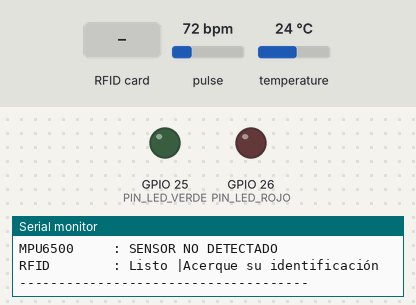
This sketch was run on a simulated ESP32. Shown: output pins drawn as LEDs (lit = HIGH), the last lines printed to the serial monitor. Wiring (inferred from the names in the program): MPU-9250 motion sensor at I2C address 0x68. Inputs (shaded band) come from the test bench; at power-on: pulse 72 bpm, temperature 24 °C.

Above: at 1.2 s.
1.3 s: RFID card 1A 86 2A 07 held to the reader
At 2.5 s:
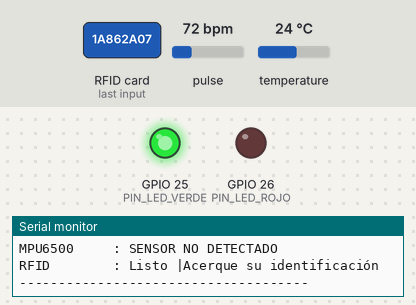
4.3 s: RFID card 5E 7A 19 C4 held to the reader
At 5.3 s:
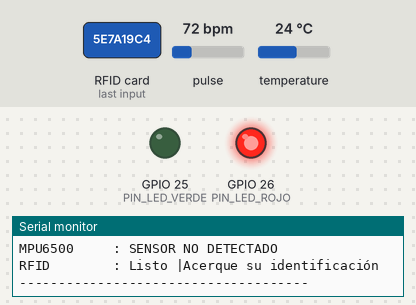
Timing chart, 0 to 7.3 s (numbered marks = the images above; inputs shaded):
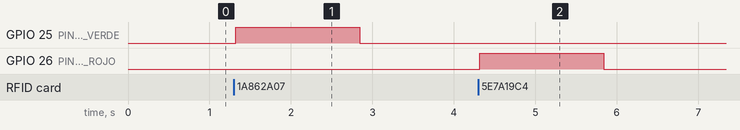

The sketch:

Lab_Electro_3.ino
```cpp
#include <Wire.h>
#include <SPI.h>
#include <OneWire.h>
#include <DallasTemperature.h>
#include "MAX30105.h"
#include "heartRate.h"
#include <MFRC522.h>

#include "freertos/FreeRTOS.h"
#include "freertos/task.h"
#include "freertos/semphr.h"

// =====================================================
// PINES UTILIZADOS
// =====================================================

#define PIN_I2C_SDA       21
#define PIN_I2C_SCL       22

#define PIN_ONEWIRE        4

#define PIN_RC522_CS       5
#define PIN_RC522_RST     27
#define PIN_SPI_SCK       18
#define PIN_SPI_MISO      19
#define PIN_SPI_MOSI      23

#define PIN_LED_VERDE     25
#define PIN_LED_ROJO      26

// =====================================================
// REGISTROS DEL MPU6500
// =====================================================

#define MPU6500_ADDR          0x68
#define REG_WHO_AM_I          0x75
#define REG_PWR_MGMT_1        0x6B
#define REG_PWR_MGMT_2        0x6C
#define REG_SMPLRT_DIV        0x19
#define REG_CONFIG            0x1A
#define REG_GYRO_CONFIG       0x1B
#define REG_ACCEL_CONFIG      0x1C
#define REG_ACCEL_CONFIG_2    0x1D
#define REG_ACCEL_XOUT_H      0x3B

// =====================================================
// CONFIGURACION GENERAL
// =====================================================

const uint32_t UMBRAL_CONTACTO_IR = 50000;
const byte CANTIDAD_BPM = 4;

// Este es el llavero que quedara autorizado.
const byte UID_AUTORIZADO[] = {0x1A, 0x86, 0x2A, 0x07};
const byte LARGO_UID_AUTORIZADO = sizeof(UID_AUTORIZADO);

// Los LED permanecen encendidos este tiempo despues de leer una credencial.
const TickType_t TIEMPO_LED = pdMS_TO_TICKS(1500);

// =====================================================
// OBJETOS DE LOS SENSORES
// =====================================================

OneWire oneWire(PIN_ONEWIRE);
DallasTemperature sensorDS18B20(&oneWire);
MAX30105 sensorMAX;
MFRC522 sensorRFID(PIN_RC522_CS, PIN_RC522_RST);

// =====================================================
// ESTADO DE INICIALIZACION
// =====================================================

bool statusDS18B20 = false;
bool statusMAX30102 = false;
bool statusMPU6500 = false;
bool statusRFID = false;

// =====================================================
// VARIABLES COMPARTIDAS ENTRE TAREAS
// =====================================================

float temperaturaCabina = 0.0;
bool temperaturaValida = false;

uint32_t valorRojo = 0;
uint32_t valorIR = 0;
float bpmInstantaneo = 0.0;
float bpmPromedio = 0.0;

float aceleracionX = 0.0;
float aceleracionY = 0.0;
float aceleracionZ = 0.0;
float giroX = 0.0;
float giroY = 0.0;
float giroZ = 0.0;
bool datosMPUValidos = false;

// Mutex para que una tarea no lea los datos mientras otra los modifica.
SemaphoreHandle_t mutexDatos;

// Mutex para evitar que dos tareas escriban al mismo tiempo en el monitor serial.
SemaphoreHandle_t mutexSerial;

// =====================================================
// VARIABLES INTERNAS PARA EL CALCULO DE BPM
// =====================================================

float valoresBPM[CANTIDAD_BPM] = {0};
byte posicionBPM = 0;
byte cantidadBPMValidos = 0;
unsigned long tiempoUltimoLatido = 0;

// =====================================================
// DECLARACION DE FUNCIONES
// =====================================================

bool escribirRegistroMPU(byte registro, byte valor);
byte leerRegistroMPU(byte registro);
bool leerBloqueMPU(byte registroInicial, byte *datos, byte cantidad);
bool inicializarMPU6500();

void actualizarMAX30102();
void actualizarMPU6500();
void procesarTarjetaRFID();
bool esTarjetaAutorizada(const MFRC522::Uid &uid);
void indicarAcceso(bool autorizado);
void apagarIndicadores();
void mostrarTelemetria();

void tareaSensoresI2C(void *parametro);
void tareaTemperatura(void *parametro);
void tareaRFID(void *parametro);
void tareaTelemetria(void *parametro);

// =====================================================
// CONFIGURACION INICIAL
// =====================================================

void setup() {
  Serial.begin(115200);

  Serial.println();
  Serial.println("==========================================");
  Serial.println(" ESTACION NEONATAL - ESP32 CON FREERTOS");
  Serial.println("==========================================");

  pinMode(PIN_LED_VERDE, OUTPUT);
  pinMode(PIN_LED_ROJO, OUTPUT);
  apagarIndicadores();

  mutexDatos = xSemaphoreCreateMutex();
  mutexSerial = xSemaphoreCreateMutex();

  if (mutexDatos == NULL || mutexSerial == NULL) {
    Serial.println("[ERROR] No se pudieron crear los mutex");
    while (true) {
      vTaskDelay(pdMS_TO_TICKS(1000));
    }
  }

  // MAX30102 y MPU6500 comparten estas dos lineas I2C.
  Wire.begin(PIN_I2C_SDA, PIN_I2C_SCL);
  Wire.setClock(400000);

  // ---------------------------------------------------
  // DS18B20
  // ---------------------------------------------------

  sensorDS18B20.begin();

  if (sensorDS18B20.getDeviceCount() > 0) {
    statusDS18B20 = true;
    sensorDS18B20.setResolution(12);

    // La conversion se inicia y la tarea espera sin detener las otras tareas.
    sensorDS18B20.setWaitForConversion(false);
    Serial.println("[OK] DS18B20 detectado");
  } else {
    Serial.println("[ERROR] DS18B20 no detectado");
  }

  // ---------------------------------------------------
  // MAX30102
  // ---------------------------------------------------

  if (sensorMAX.begin(Wire, I2C_SPEED_FAST)) {
    statusMAX30102 = true;

    // Potencia LED, promedio, modo rojo+IR, 100 muestras/s,
    // ancho de pulso de 411 us y rango ADC de 4096 nA.
    sensorMAX.setup(0x1F, 4, 2, 400, 411, 4096);
    sensorMAX.setPulseAmplitudeRed(0x0A);
    sensorMAX.setPulseAmplitudeIR(0x1F);
    sensorMAX.setPulseAmplitudeGreen(0);

    Serial.println("[OK] MAX30102 detectado en 0x57");
  } else {
    Serial.println("[ERROR] MAX30102 no detectado");
  }

  // ---------------------------------------------------
  // MPU6500
  // ---------------------------------------------------

  statusMPU6500 = inicializarMPU6500();

  if (statusMPU6500) {
    Serial.println("[OK] MPU6500 detectado en 0x68");
  } else {
    Serial.println("[ERROR] MPU6500 no detectado");
  }

  Serial.println("==========================================");
  Serial.println(" CREANDO TAREAS FREERTOS");
  Serial.println("==========================================");

  // El MAX30102 y el MPU6500 se atienden en una misma tarea.
  // Asi nunca intentan ocupar el bus I2C simultaneamente.
  xTaskCreatePinnedToCore(
    tareaSensoresI2C,
    "Sensores_I2C",
    4096,
    NULL,
    3,
    NULL,
    1
  );

  xTaskCreatePinnedToCore(
    tareaTemperatura,
    "Temperatura",
    3072,
    NULL,
    1,
    NULL,
    1
  );

  xTaskCreatePinnedToCore(
    tareaRFID,
    "Control_RFID",
    3072,
    NULL,
    2,
    NULL,
    0
  );

  xTaskCreatePinnedToCore(
    tareaTelemetria,
    "Telemetria",
    4096,
    NULL,
    1,
    NULL,
    0
  );

  Serial.println("[OK] Sistema iniciado");
}

// Arduino ejecuta loop() dentro de una tarea propia. Las funciones del
// proyecto se ejecutan en las cuatro tareas creadas en setup().
void loop() {
  vTaskDelay(pdMS_TO_TICKS(1000));
}

// =====================================================
// TAREA 1: MAX30102 Y MPU6500 - NUCLEO 1
// =====================================================

void tareaSensoresI2C(void *parametro) {
  TickType_t ultimoCiclo = xTaskGetTickCount();
  TickType_t ultimaLecturaMPU = ultimoCiclo;

  while (true) {
    if (statusMAX30102) {
      actualizarMAX30102();
    }

    TickType_t ahora = xTaskGetTickCount();

    // El MPU6500 se actualiza cada 100 ms, equivalente a 10 lecturas/s.
    if (statusMPU6500 &&
        (ahora - ultimaLecturaMPU >= pdMS_TO_TICKS(100))) {
      ultimaLecturaMPU = ahora;
      actualizarMPU6500();
    }

    // La tarea se duerme hasta completar un periodo de 5 ms.
    // Esto permite atender el FIFO del MAX30102 sin detener el programa.
    vTaskDelayUntil(&ultimoCiclo, pdMS_TO_TICKS(5));
  }
}

// =====================================================
// TAREA 2: DS18B20 - NUCLEO 1
// =====================================================

void tareaTemperatura(void *parametro) {
  while (true) {
    if (!statusDS18B20) {
      vTaskDelay(pdMS_TO_TICKS(1000));
      continue;
    }

    // Se solicita la medicion y solo esta tarea espera la conversion.
    // Las tareas de pulso, movimiento y acceso siguen funcionando.
    sensorDS18B20.requestTemperatures();
    vTaskDelay(pdMS_TO_TICKS(750));

    float lectura = sensorDS18B20.getTempCByIndex(0);
    bool lecturaValida = (lectura != DEVICE_DISCONNECTED_C);

    xSemaphoreTake(mutexDatos, portMAX_DELAY);
    if (lecturaValida) {
      temperaturaCabina = lectura;
    }
    temperaturaValida = lecturaValida;
    xSemaphoreGive(mutexDatos);
  }
}

// =====================================================
// TAREA 3: CONTROL DE ACCESO RFID - NUCLEO 0
// =====================================================

void tareaRFID(void *parametro) {
  // El bus SPI y el lector se inicializan en esta misma tarea.
  // Asi todas las operaciones del RC522 se ejecutan en el nucleo 0.
  SPI.begin(PIN_SPI_SCK, PIN_SPI_MISO, PIN_SPI_MOSI, PIN_RC522_CS);
  sensorRFID.PCD_Init();
  vTaskDelay(pdMS_TO_TICKS(50));

  // Se enciende la antena y se usa la ganancia maxima del receptor.
  sensorRFID.PCD_AntennaOn();
  sensorRFID.PCD_SetAntennaGain(MFRC522::RxGain_max);

  byte versionRC522 = sensorRFID.PCD_ReadRegister(sensorRFID.VersionReg);

  if (versionRC522 != 0x00 && versionRC522 != 0xFF) {
    statusRFID = true;

    xSemaphoreTake(mutexSerial, portMAX_DELAY);
    Serial.print("[OK] RC522 iniciado en tarea - Version: 0x");
    Serial.println(versionRC522, HEX);
    xSemaphoreGive(mutexSerial);
  } else {
    statusRFID = false;

    xSemaphoreTake(mutexSerial, portMAX_DELAY);
    Serial.println("[ERROR] RC522 no responde dentro de la tarea");
    xSemaphoreGive(mutexSerial);
  }

  TickType_t finIndicacion = 0;
  bool indicadorActivo = false;

  while (true) {
    if (statusRFID &&
        sensorRFID.PICC_IsNewCardPresent() &&
        sensorRFID.PICC_ReadCardSerial()) {

      bool autorizado = esTarjetaAutorizada(sensorRFID.uid);
      indicarAcceso(autorizado);

      indicadorActivo = true;
      finIndicacion = xTaskGetTickCount() + TIEMPO_LED;

      xSemaphoreTake(mutexSerial, portMAX_DELAY);
      Serial.println();
      Serial.print("RFID UID:");

      for (byte i = 0; i < sensorRFID.uid.size; i++) {
        Serial.print(sensorRFID.uid.uidByte[i] < 0x10 ? " 0" : " ");
        Serial.print(sensorRFID.uid.uidByte[i], HEX);
      }

      if (autorizado) {
        Serial.println(" -> ACCESO AUTORIZADO");
      } else {
        Serial.println(" -> ACCESO DENEGADO");
      }
      xSemaphoreGive(mutexSerial);

      sensorRFID.PICC_HaltA();
      sensorRFID.PCD_StopCrypto1();
    }

    // Apaga los LED al cumplirse el tiempo sin detener esta tarea.
    if (indicadorActivo &&
        (int32_t)(xTaskGetTickCount() - finIndicacion) >= 0) {
      apagarIndicadores();
      indicadorActivo = false;
    }

    vTaskDelay(pdMS_TO_TICKS(20));
  }
}

// =====================================================
// TAREA 4: REPORTE SERIAL - NUCLEO 0
// =====================================================

void tareaTelemetria(void *parametro) {
  TickType_t ultimoReporte = xTaskGetTickCount();

  while (true) {
    mostrarTelemetria();
    vTaskDelayUntil(&ultimoReporte, pdMS_TO_TICKS(1000));
  }
}

// =====================================================
// FUNCIONES DEL MPU6500
// =====================================================

bool escribirRegistroMPU(byte registro, byte valor) {
  Wire.beginTransmission(MPU6500_ADDR);
  Wire.write(registro);
  Wire.write(valor);
  return Wire.endTransmission() == 0;
}

byte leerRegistroMPU(byte registro) {
  Wire.beginTransmission(MPU6500_ADDR);
  Wire.write(registro);

  if (Wire.endTransmission(false) != 0) {
    return 0xFF;
  }

  Wire.requestFrom((uint8_t)MPU6500_ADDR, (uint8_t)1, true);

  if (Wire.available()) {
    return Wire.read();
  }

  return 0xFF;
}

bool leerBloqueMPU(byte registroInicial, byte *datos, byte cantidad) {
  Wire.beginTransmission(MPU6500_ADDR);
  Wire.write(registroInicial);

  if (Wire.endTransmission(false) != 0) {
    return false;
  }

  byte recibidos = Wire.requestFrom(
    (uint8_t)MPU6500_ADDR,
    cantidad,
    true
  );

  if (recibidos != cantidad) {
    while (Wire.available()) {
      Wire.read();
    }
    return false;
  }

  for (byte i = 0; i < cantidad; i++) {
    datos[i] = Wire.read();
  }

  return true;
}

bool inicializarMPU6500() {
  byte identificacion = leerRegistroMPU(REG_WHO_AM_I);

  Serial.print("MPU WHO_AM_I: 0x");
  Serial.println(identificacion, HEX);

  if (identificacion != 0x70) {
    return false;
  }

  escribirRegistroMPU(REG_PWR_MGMT_1, 0x80);

  // vTaskDelay suspende la tarea actual, no paraliza el procesador.
  vTaskDelay(pdMS_TO_TICKS(100));

  escribirRegistroMPU(REG_PWR_MGMT_1, 0x01);
  escribirRegistroMPU(REG_PWR_MGMT_2, 0x00);
  escribirRegistroMPU(REG_SMPLRT_DIV, 0x09);
  escribirRegistroMPU(REG_CONFIG, 0x04);
  escribirRegistroMPU(REG_GYRO_CONFIG, 0x08);
  escribirRegistroMPU(REG_ACCEL_CONFIG, 0x10);
  escribirRegistroMPU(REG_ACCEL_CONFIG_2, 0x04);

  return true;
}

void actualizarMPU6500() {
  byte datos[14];

  if (!leerBloqueMPU(REG_ACCEL_XOUT_H, datos, 14)) {
    xSemaphoreTake(mutexDatos, portMAX_DELAY);
    datosMPUValidos = false;
    xSemaphoreGive(mutexDatos);
    return;
  }

  int16_t axRaw = (int16_t)((datos[0] << 8) | datos[1]);
  int16_t ayRaw = (int16_t)((datos[2] << 8) | datos[3]);
  int16_t azRaw = (int16_t)((datos[4] << 8) | datos[5]);

  int16_t gxRaw = (int16_t)((datos[8] << 8) | datos[9]);
  int16_t gyRaw = (int16_t)((datos[10] << 8) | datos[11]);
  int16_t gzRaw = (int16_t)((datos[12] << 8) | datos[13]);

  // Para el rango de +-8 g, 4096 cuentas equivalen a 1 g.
  float ax = (axRaw / 4096.0) * 9.80665;
  float ay = (ayRaw / 4096.0) * 9.80665;
  float az = (azRaw / 4096.0) * 9.80665;

  // Para el rango de +-500 grados/s se usan 65,5 cuentas por grado/s.
  float gx = gxRaw / 65.5;
  float gy = gyRaw / 65.5;
  float gz = gzRaw / 65.5;

  xSemaphoreTake(mutexDatos, portMAX_DELAY);
  aceleracionX = ax;
  aceleracionY = ay;
  aceleracionZ = az;
  giroX = gx;
  giroY = gy;
  giroZ = gz;
  datosMPUValidos = true;
  xSemaphoreGive(mutexDatos);
}

// =====================================================
// LECTURA Y CALCULO DE BPM CON EL MAX30102
// =====================================================

void actualizarMAX30102() {
  sensorMAX.check();

  while (sensorMAX.available()) {
    uint32_t rojoLocal = sensorMAX.getRed();
    uint32_t irLocal = sensorMAX.getIR();

    float bpmLocal = bpmInstantaneo;
    float promedioLocal = bpmPromedio;

    if (irLocal > UMBRAL_CONTACTO_IR) {
      if (checkForBeat(irLocal)) {
        unsigned long tiempoActual = millis();

        if (tiempoUltimoLatido > 0) {
          unsigned long intervaloLatidos = tiempoActual - tiempoUltimoLatido;
          float bpmCalculado = 60000.0 / intervaloLatidos;

          if (bpmCalculado >= 30.0 && bpmCalculado <= 240.0) {
            bpmLocal = bpmCalculado;
            valoresBPM[posicionBPM] = bpmCalculado;
            posicionBPM = (posicionBPM + 1) % CANTIDAD_BPM;

            if (cantidadBPMValidos < CANTIDAD_BPM) {
              cantidadBPMValidos++;
            }

            float suma = 0.0;
            for (byte i = 0; i < cantidadBPMValidos; i++) {
              suma += valoresBPM[i];
            }
            promedioLocal = suma / cantidadBPMValidos;
          }
        }

        tiempoUltimoLatido = tiempoActual;
      }
    } else {
      bpmLocal = 0.0;
      promedioLocal = 0.0;
      tiempoUltimoLatido = 0;
      posicionBPM = 0;
      cantidadBPMValidos = 0;

      for (byte i = 0; i < CANTIDAD_BPM; i++) {
        valoresBPM[i] = 0.0;
      }
    }

    xSemaphoreTake(mutexDatos, portMAX_DELAY);
    valorRojo = rojoLocal;
    valorIR = irLocal;
    bpmInstantaneo = bpmLocal;
    bpmPromedio = promedioLocal;
    xSemaphoreGive(mutexDatos);

    sensorMAX.nextSample();
  }
}

// =====================================================
// CONTROL DE ACCESO
// =====================================================

bool esTarjetaAutorizada(const MFRC522::Uid &uid) {
  if (uid.size != LARGO_UID_AUTORIZADO) {
    return false;
  }

  for (byte i = 0; i < LARGO_UID_AUTORIZADO; i++) {
    if (uid.uidByte[i] != UID_AUTORIZADO[i]) {
      return false;
    }
  }

  return true;
}

void indicarAcceso(bool autorizado) {
  digitalWrite(PIN_LED_VERDE, autorizado ? HIGH : LOW);
  digitalWrite(PIN_LED_ROJO, autorizado ? LOW : HIGH);
}

void apagarIndicadores() {
  digitalWrite(PIN_LED_VERDE, LOW);
  digitalWrite(PIN_LED_ROJO, LOW);
}

// =====================================================
// REPORTE DE LOS DATOS
// =====================================================

void mostrarTelemetria() {
  // Primero se copian los datos bajo el mutex y luego se imprimen.
  // De esta manera el mutex queda ocupado durante muy poco tiempo.
  float temp;
  bool tempValida;
  uint32_t rojo;
  uint32_t ir;
  float bpm;
  float promedio;
  float ax;
  float ay;
  float az;
  float gx;
  float gy;
  float gz;
  bool mpuValido;

  xSemaphoreTake(mutexDatos, portMAX_DELAY);
  temp = temperaturaCabina;
  tempValida = temperaturaValida;
  rojo = valorRojo;
  ir = valorIR;
  bpm = bpmInstantaneo;
  promedio = bpmPromedio;
  ax = aceleracionX;
  ay = aceleracionY;
  az = aceleracionZ;
  gx = giroX;
  gy = giroY;
  gz = giroZ;
  mpuValido = datosMPUValidos;
  xSemaphoreGive(mutexDatos);

  xSemaphoreTake(mutexSerial, portMAX_DELAY);

  Serial.println();
  Serial.println("Datos Actuales");

  if (!statusDS18B20) {
    Serial.println("Temperatura : SENSOR NO DETECTADO");
  } else if (!tempValida) {
    Serial.println("Temperatura : Esperando lectura");
  } else {
    Serial.printf("Temperatura : %.2f grados C\n", temp);
  }

  if (!statusMAX30102) {
    Serial.println("MAX30102    : SENSOR NO DETECTADO");
  } else if (ir <= UMBRAL_CONTACTO_IR) {
    Serial.printf("MAX30102    : Sin contacto | IR=%lu\n", (unsigned long)ir);
  } else {
    Serial.printf(
      "PPG         : RED=%lu | IR=%lu\n",
      (unsigned long)rojo,
      (unsigned long)ir
    );

    if (promedio > 0.0) {
      Serial.printf("Pulso       : %.1f BPM | Promedio=%.1f BPM\n", bpm, promedio);
    } else {
      Serial.println("Pulso       : Calculando...");
    }
  }

  if (!statusMPU6500) {
    Serial.println("MPU6500     : SENSOR NO DETECTADO");
  } else if (!mpuValido) {
    Serial.println("MPU6500     : Esperando lectura");
  } else {
    Serial.printf("Aceleracion : X=%.2f | Y=%.2f | Z=%.2f m/s2\n", ax, ay, az);
    Serial.printf("Giroscopio  : X=%.2f | Y=%.2f | Z=%.2f grados/s\n", gx, gy, gz);
  }

  if (statusRFID) {
    Serial.println("RFID        : Listo |Acerque su identificación");
  } else {
    Serial.println("RFID        : SENSOR NO DETECTADO");
  }

  Serial.println("-------------------------------------");
  xSemaphoreGive(mutexSerial);
}
```

Measured:
- after the input at 1.3 s, GPIO 25 (PIN_LED_VERDE): LOW → HIGH at once, → LOW 1.5 s later
- after the input at 4.3 s, GPIO 26 (PIN_LED_ROJO): LOW → HIGH at once, → LOW 1.5 s later
